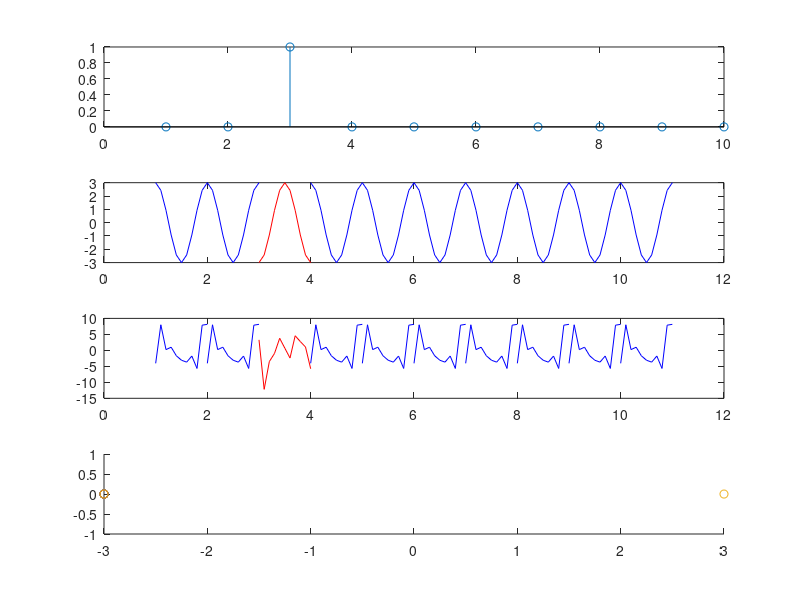

This chart was generated by the following MATLAB code:
% BPSK

clc
clear

n = 10;
seq = zeros(1, n);
for i=1:n
    if(rand(1) > 0.9)
        seq(i) = 1;
    else
        seq(i) = 0;
    end
end
subplot(4, 1, 1)
stem(seq)

fs = 10;
A = 3;

t1 = 0:1/fs:1;
x1 = A * cos(2*pi*t1);
x2 = -A * cos(2*pi*t1);

xi = 0;
xf = 1;
for i = 1:n
    subplot(4, 1, 2)
    xi = xi + 1;
    xf = xf + 1;
    x = xi:0.1:xf;
    if(seq(i) == 0)
        plot(x, x1, color = 'blue')
    else
        plot(x, x2, color = 'red')
    end
    hold on
end

x1_noise = zeros(1, length(x1));
x2_noise = zeros(1, length(x2));
for i = 1:length(x1)
    x1_noise(i) = x1(i) + 4*randn(1);
end

for i = 1:length(x2)
    x2_noise(i) = x2(i) + 4*randn(1);
end

xi = 0;
xf = 1;
for i = 1:n
    subplot(4, 1, 3)
    xi = xi + 1;
    xf = xf + 1;
    x = xi:0.1:xf;
    if(seq(i) == 0)
        plot(x, x1_noise, color = 'blue')
    else
        plot(x, x2_noise, color = 'red')
    end
    hold on
end

hold off
subplot(4, 1, 4)
for i=1:10
    if(seq(i) == 0)
        scatter(-A, 0, color = 'red')
    else
        scatter(A, 0, color = 'blue')
    end
    hold on
end
